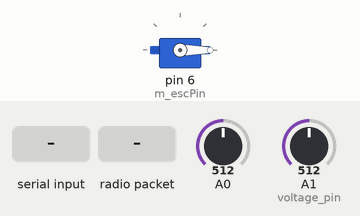
Recording of a sketch running on a simulated Arduino Uno, built with avr-gcc and run on an emulated ATmega328P. Parts: servo. Inputs (shaded band) come from the test bench; at power-on: A0 = 512, A1 (voltage_pin) = 512. No radio packets arrive unless stated; what the sketch prints to the serial monitor is not drawn.

Above: at 4.2 s.
4.3 s: "90;45;200\n" received over Serial
6.8 s: radio packet "1" arrives
Timing chart, 0 to 9.8 s (numbered marks = the images above; inputs shaded):
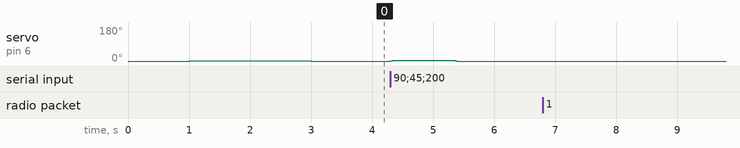

Measured:
- after the input at 4.3 s, servo on pin 6 (m_escPin): 0° → 3° at once, → 0° 1.1 s later
- after the input at 6.8 s, every drawn part: stays the same

The sketch:

esc_empfaenger.ino
```cpp
/*
 * Empfänger
 *
 * Project URL: https://github.com/pyrun/electric_longboard
 *
 */
#include <Wire.h>
#include <SPI.h>
#include <RF24.h>
#include <printf.h>
#include <Servo.h>
#include "AnalogSmooth.h"

#define BAUDRATE 250000

#define PYRUN_PIPE_HOST 0xC0F0E0F0E1LL
#define PYRUN_PIPE_NODE 0xA0ECCCF0D2LL

// 59 = gang 4
// 57 = gang 3
// 55 = gang 2
// 50 = gang 1
// 45 = leerlauf
// 0 = bremse

int leerlauf = 45;

int voltage_pin = A1;

int sensorPin = 0;
AnalogSmooth temp_sensor = AnalogSmooth(20);

// ESC
Servo m_esc;

int m_escPin = 6;
int m_minP = 1000;
int m_maxP = 2000;
int m_waitTrottleUp = 20; // ms
int m_waitTrottleDown = 10; // ms

int m_sollThrottle = 0;

// Radio
RF24 m_radio( 9,10);

void setup()
{
  Serial.begin(BAUDRATE);

  m_radio.begin();
  m_radio.enableDynamicPayloads();
  m_radio.setAutoAck( true ) ;
  // Optionally, increase the delay between retries & # of retries
  //m_radio->setRetries(2,15);
  // set speed
  m_radio.setDataRate( RF24_250KBPS );
  m_radio.powerUp();

  m_radio.openWritingPipe( PYRUN_PIPE_NODE);
  m_radio.openReadingPipe(1, PYRUN_PIPE_HOST );

  // ESC anschließen und anfagns und end rate angeben
  m_esc.attach( m_escPin, m_minP, m_maxP);

  // 0 schreiben damit der ESC in grundeinstellung ist
  m_esc.write(0);

  delay( 1000); // 1 sekunde warten

  m_esc.write(1);

  delay( 2000); // 1 sekunde warten

  printf_begin();

  m_radio.startListening();
}

int watchdog = 0;
int step = 1;
int currentThrottle = 0;
int sensorValue = 0;

#define WATCHDOG_CIRCLES 1000

void loop()
{
  // watchdog number incress
  watchdog++;

  //getting the voltage reading from the temperature sensor
   float reading = temp_sensor.analogReadSmooth(sensorPin); // analogRead(sensorPin);

   // converting that reading to voltage, for 3.3v arduino use 3.3
   float voltage = reading * 5.0;
   voltage /= 1024.0;

   // now print out the temperature
   float temperatureC = (voltage - 0.5) * 100 ;  //converting from 10 mv per degree wit 500 mV offset
                                                 //to degrees ((voltage - 500mV) times 100)
   // Warten auf input
  if (Serial.available() > 0) {
    // Zahl lesen
    int serial = Serial.parseInt();

    // setzte neue Throttle
    m_sollThrottle = serial;
  }

  // read the input pin
  sensorValue = analogRead( voltage_pin);
  /*float voltage = sensorValue * (5.0 / 1023.0);
  Serial.println(voltage);             // debug value*/

  // aktuelen werd lesen
  currentThrottle = m_esc.read();

  // enscheiden ob hoch oder runter geht
  if( m_sollThrottle < currentThrottle )
    step = -1;
  else
    step = 1;

  // langsam dem wert anpassen
  if( currentThrottle != m_sollThrottle ) {
    m_esc.write(currentThrottle + step);
    currentThrottle = m_esc.read();
    // stepp up oder down
    if( step == 1)
      delay(m_waitTrottleUp);
    else
      delay(m_waitTrottleDown);
  }

  // falls was empfangen
  if( m_radio.available() ) {
    char t_message[255];
    int t_len = m_radio.getDynamicPayloadSize();

    // auslesen
    Serial.print( "Empfange...");
    m_radio.read( &t_message, t_len);

    // split
    int l_a;
    int l_b;
    int l_x;
    int l_y;
    int l_fire;
    int l_break;
    l_a = atoi(strtok( t_message, ";" ));
    l_b = atoi(strtok( NULL, ";" ));
    l_x = atoi(strtok( NULL, ";" ));
    l_y = atoi(strtok( NULL, ";" ));
    l_fire = atoi(strtok( NULL, ";" ));
    l_break = atoi(strtok( NULL, ";" ));

    Serial.print("Nachricht erhalten...Decode:");
    Serial.print( l_a); Serial.print( " ");
    Serial.print( l_b); Serial.print( " ");
    Serial.print( l_x); Serial.print( " ");
    Serial.print( l_y); Serial.print( " ");
    Serial.print( l_fire); Serial.print( " ");
    Serial.print( l_break); Serial.println( " ");

    // reset des watchdog
    watchdog = 0;

    // logic knöpfe -> uiuiui
    if( l_y == 1 && l_x == 1)
      m_sollThrottle++;
    else if( !l_x && m_sollThrottle > leerlauf)
      m_sollThrottle--;
    if( l_a)
      m_sollThrottle = m_sollThrottle/2;

    // senden des Status -> nachricht verfassen
    char msg2[16];
    char str_temp[6];
    dtostrf( temperatureC, 2, 1, str_temp);
    sprintf( msg2,"%d;%d;%d;%s;", sensorValue, currentThrottle, m_sollThrottle, str_temp);
    m_radio.stopListening();

    // senden der nachricht
    delay( 2); // nicht sofort sonst hängt sich das senden auf
    Serial.println( msg2);
    m_radio.write( &msg2, strlen(msg2));
  }
  // lauschen
  m_radio.startListening();

  // watchdog prüfen
  if( watchdog > WATCHDOG_CIRCLES) {
    if( m_sollThrottle >= leerlauf)
      m_sollThrottle = leerlauf;
    else
      m_sollThrottle = 0;
  }
}
```

AnalogSmooth.cpp
```cpp
/*
  AnalogSmooth.cpp - Library to smooth analog signal
  jitter by averaging concurrent readings.
  Created by Michael Thessel.
*/
#include "Arduino.h"
#include "AnalogSmooth.h"

/*
  Constructor
*/
AnalogSmooth::AnalogSmooth()
{
  this->_init(10);
}

/*
  Constructor
*/
AnalogSmooth::AnalogSmooth(unsigned int windowSize)
{
  this->_init(windowSize);
}

/*
  Initialzie the environment
*/
void AnalogSmooth::_init(unsigned int windowSize)
{
  // Restrict the size of the history array
  // to >= 1 and < 100 items
  if (windowSize > 100) { windowSize = 100; }
  if (windowSize < 1) { windowSize = 1; }
  this->_windowSize = windowSize;

  this->_analogPointer = 0;
  this->_maxPointer = 0;
}

/*
  Perform smooting of analog input from given value
*/
float AnalogSmooth::smooth(float value)
{
  // Return if we only keep track of 1 value
  if (this->_windowSize == 1) {
    return value;
  }

  // Save the value to the history array
  this->_analog[this->_analogPointer] = value;

  // Calculate the moving average
  float total = 0;
  for (int i = 0; i <= this->_maxPointer; i++) {
    total = total + this->_analog[i];
  }
  float avg = total / (this->_maxPointer + 1);

  // Keep track of how many items we have in the array
  if (this->_maxPointer < this->_windowSize - 1) {
    this->_maxPointer++;
  }

  // Update the array pointer
  this->_analogPointer++;
  if (this->_analogPointer == this->_windowSize) {
    this->_analogPointer = 0;
  }

  // Retrun the average
  return avg;
}

/*
  Perform smooting of analog input from given pin
*/
float AnalogSmooth::analogReadSmooth(uint8_t pin)
{
  // Read the pin
  float current = analogRead(pin);

  return this->smooth(current);
}
```

AnalogSmooth.h
```cpp
/*
  AnalogSmooth.h - Library to smooth analog signal
  jitter by averaging concurrent readings.
  Created by Michael Thessel.
*/

#ifndef AnalogSmooth_h
#define AnalogSmooth_h

#include "Arduino.h"

class AnalogSmooth
{
  public:
    AnalogSmooth(unsigned int windowSize);
    AnalogSmooth();
    float analogReadSmooth(uint8_t pin);
    float smooth(float value);
  private:
    unsigned int _windowSize;
    uint8_t _pin;
    float _analog[100];
    unsigned int _analogPointer;
    unsigned int _maxPointer;
    void _init(unsigned int windowSize);
};
#endif
```
